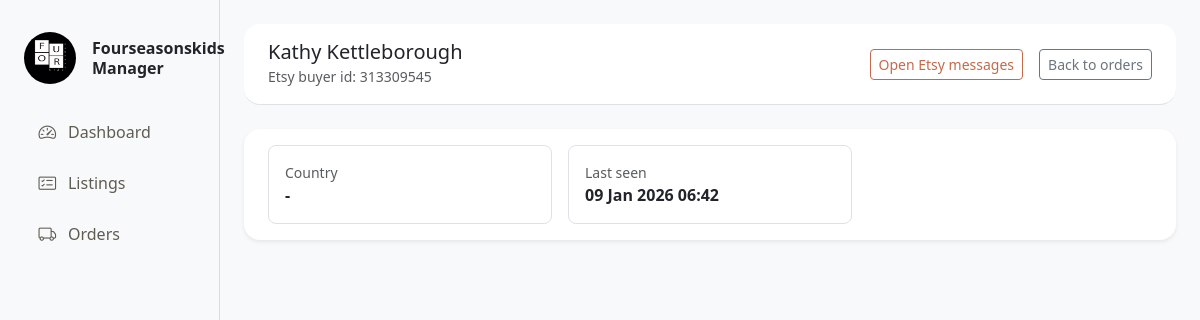
The page /customers/9/ (signed in) on the database its author committed.
### customers/models.py (models this page shows, shortened)
class Buyer(models.Model):
    owner = models.ForeignKey(settings.AUTH_USER_MODEL, on_delete=models.CASCADE)
    etsy_buyer_user_id = models.BigIntegerField()
    display_name = models.CharField(max_length=255, blank=True)
    country_code = models.CharField(max_length=2, blank=True)
    last_seen_at = models.DateTimeField(null=True, blank=True)
    class Meta:
        constraints = [
            models.UniqueConstraint(
                fields=["owner", "etsy_buyer_user_id"], name="uniq_owner_buyer_user_id"
            )
        ]
    @property
    def etsy_messages_url(self) -> str:
        return f"https://www.etsy.com/messages?recipient_id={self.etsy_buyer_user_id}"

### customers/views.py (the view)
# urls.py: path("<int:pk>/", views.buyer_detail, name="buyer_detail"),
@login_required
def buyer_detail(request, pk: int):
    buyer = get_object_or_404(Buyer, pk=pk, owner=request.user)
    return render(request, "customers/detail.html", {"buyer": buyer})

### templates/customers/detail.html (shortened to what this page needs)
{% extends "layout/base.html" %}
{% block content %}
<header class="topbar d-flex justify-content-between align-items-center px-4 py-3 border-bottom bg-white rounded-4 mb-4">
    <div>
        <h1 class="h5 mb-0">{{ buyer.display_name|default:"Buyer" }}</h1>
        <small class="text-muted">Etsy buyer id: {{ buyer.etsy_buyer_user_id }}</small>
    </div>
    <div class="d-flex align-items-center gap-3">
        <a class="btn btn-outline-primary btn-sm" href="{{ buyer.etsy_messages_url }}" target="_blank" rel="noopener">Open Etsy messages</a>
        <a class="btn btn-outline-secondary btn-sm" href="{% url 'orders_home' %}">Back to orders</a>
    </div>
</header>
<div class="card border-0 shadow-sm rounded-4">
    <div class="card-body px-4 py-3">
        <div class="row g-3">
            <div class="col-12 col-md-4">
                <div class="border rounded-3 p-3 h-100">
                    <div class="text-muted small">Country</div>
                    <div class="fw-semibold">{{ buyer.country_code|default:"-" }}</div>
                </div>
            </div>
            <div class="col-12 col-md-4">
                <div class="border rounded-3 p-3 h-100">
                    <div class="text-muted small">Last seen</div>
                    <div class="fw-semibold">{{ buyer.last_seen_at|date:"d M Y H:i"|default:"-" }}</div>
                </div>
            </div>
        </div>
    </div>
</div>
{% endblock %}

### static/css/base.css (style rules this page uses)
:root { --color-primary: #c46a4a; --color-primary-hover: #b45c3f; --color-primary-soft: #f3e4df; --color-bg: #ffffff; --color-muted: #e6dfd2; --color-text: #1f1d17; --color-success: #7fa99b; --color-warning: #c46a4a; --step-active: var(--color-primary); --step-inactive: #e6dfd2; --step-line: #e6dfd2; }
.btn-outline-primary { color: var(--color-primary); border-color: var(--color-primary); background-color: transparent; }
a { color: var(--color-primary); }

### static/css/dashboard.css (style rules this page uses)
body { min-height: 100vh; background: red !important; overflow-x: hidden; }
.topbar { min-height: 76px; }

### rows shown on the page
Buyer: display_name "Kathy Kettleborough", etsy_buyer_user_id "313309545", country_code "-", last_seen_at "09 Jan 2026 06:42"
